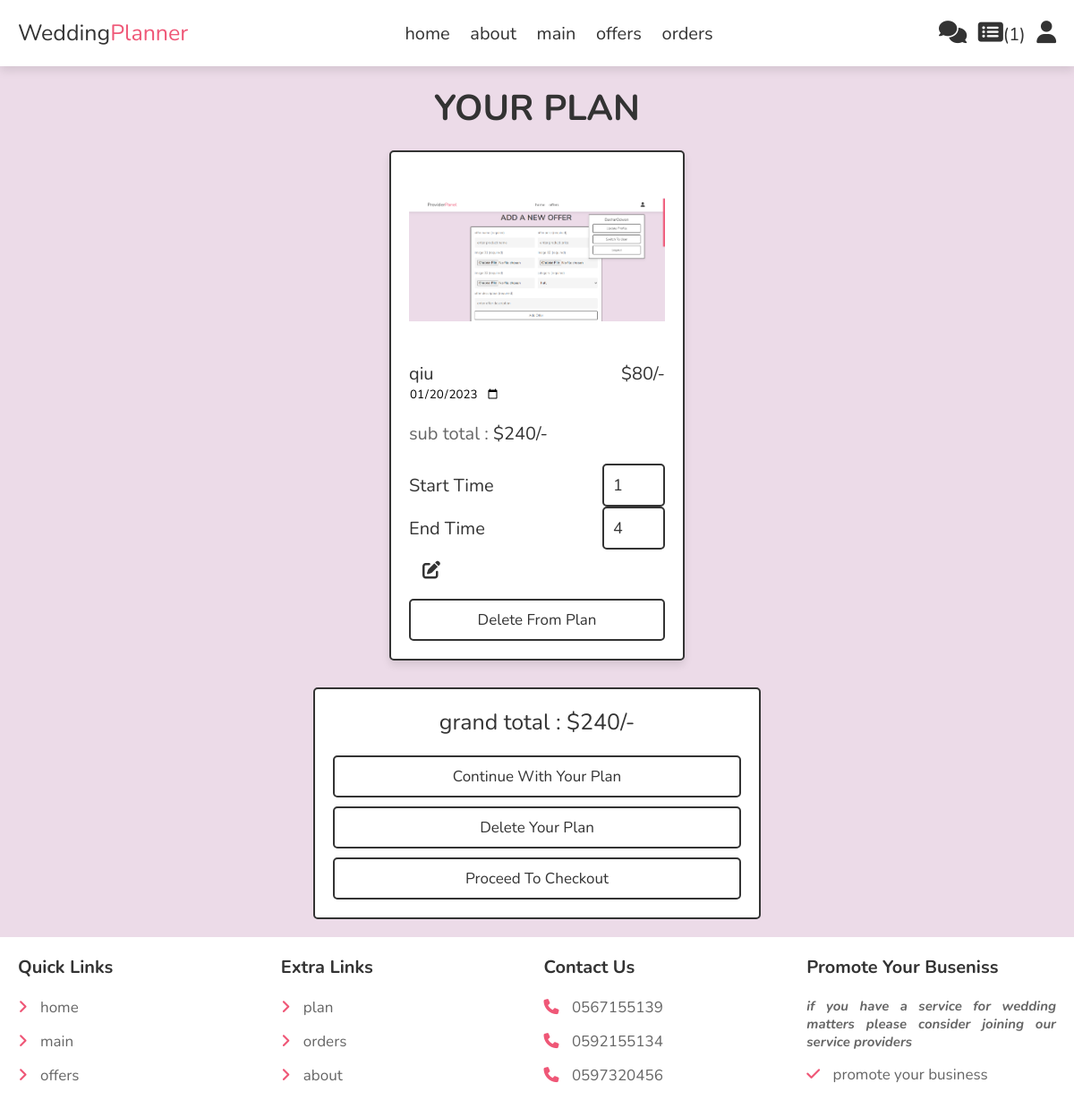
Screenshot of /plan.php (signed in) with the database file from the repository.
### tables this page shows
CREATE TABLE `plan` (
  `id` int(100) NOT NULL,
  `user_id` int(100) NOT NULL,
  `offer_id` int(100) NOT NULL,
  `name` varchar(100) NOT NULL,
  `price` int(10) NOT NULL,
  `quantity` int(10) DEFAULT NULL,
  `image` varchar(100) NOT NULL,
  `day` date DEFAULT NULL,
  `start_time` int(2) DEFAULT NULL,
  `end_time` int(2) DEFAULT NULL
);

### plan.php (the view, shortened to what this page needs)
<?php
include 'components/connect.php';
if(isset($_SESSION['user_id'])){
   $user_id = $_SESSION['user_id'];
}else{
   $user_id = '';
   header('location:login.php');
};
?>
<!DOCTYPE html>
<html lang="en">
<head>
   <link rel="stylesheet" href="https://cdnjs.cloudflare.com/ajax/libs/font-awesome/6.1.1/css/all.min.css">
   <link rel="stylesheet" href="style/style2.css">
</head>
<body>
<?php include 'components/header.php'; ?>
<section class="products shopping-cart">
   <h3 class="heading">Your plan</h3>
   <div class="box-container">
   <?php
      $grand_total = 0;
      $select_cart = $conn->prepare("SELECT * FROM `plan` WHERE user_id = ?");
      $select_cart->execute([$user_id]);
      if($select_cart->rowCount() > 0){
         while($fetch_cart = $select_cart->fetch(PDO::FETCH_ASSOC)){
   ?>
   <form action="" method="post" class="box">
      <img src="uploaded_images/<?= $fetch_cart['image']; ?>" alt="">
      <?php
      if($fetch_cart['quantity'] == Null){
      ?>
      <div class="flex">
      <div class="price"><?= $fetch_cart['name']; ?></div>
         <div class="name">$<?= $fetch_cart['price']; ?>/-</div>
      </div>
      <?php
      }
      if($fetch_cart['day'] != Null){
      ?>
      <input type="date" id="start" name="trip-start"
       value="<?php echo $fetch_cart['day'] ?>"
       min="<?php echo date('Y-m-d'); ?>" max="2030-12-31">
       <?php
       }
       ?>
      <div class="sub-total"> sub total : <span>$<?php if ( $fetch_cart['quantity']==NULL){ $sub_total = ($fetch_cart['price'] * ($fetch_cart['end_time'] - $fetch_cart['start_time']) ); }
      else $sub_total = ($fetch_cart['price'] * $fetch_cart['quantity']);
      echo $sub_total; ?>/-</span> </div>
      <?php
      if($fetch_cart['quantity'] == Null){
      ?>
      <div class="flex">
         <div class="price"><span>Start Time</span></div>
         <input type="number" name="start" class="qty" min="1" max="24" onkeypress="if(this.value.length == 2) return false;" value="<?= $fetch_cart['start_time']; ?>">
      </div>
      <div class="flex">
         <div class="price"><span>End Time</span></div>
         <input type="number" name="end" class="qty" min="1" max="24" onkeypress="if(this.value.length == 2) return false;" value="<?= $fetch_cart['end_time']; ?>">
      </div>
      <?php
       }
       ?>
      <button type="submit" class="fas fa-edit" name="update_qty"></button>
      <input type="submit" value="delete from plan" onclick="return confirm('delete this from plan?');" class="delete-btn" name="delete">
   </form>
   <?php
   $grand_total += $sub_total;
      }
   }else{
      echo '<p class="empty">your do not have a plan yet</p>';
   }
   ?>
   </div>
   <div class="cart-total">
      <p>grand total : <span>$<?= $grand_total; ?>/-</span></p>
      <a href="our_offers.php" class="option-btn">continue with your plan</a>
      <a href="plan.php?delete_all" class="delete-btn <?= ($grand_total > 1)?'':'disabled'; ?>" onclick="return confirm('start planing over?');">delete your plan</a>
      <a href="checkout.php" class="btn <?= ($grand_total > 1)?'':'disabled'; ?>">proceed to checkout</a>
   </div>
</section>
<?php include 'components/footer.php'; ?>
</body>
</html>

### style/style2.css (style rules this page uses)
:root { --main-color:#ef5777; --orange:#f39c12; --red:#e74c3c; --black:#333; --white:#fff; --light-color:#666; --light-bg:#eee; --border:.2rem solid var(--black); --transparent-white:rgba(255,255,255,.3); --box-shadow:0 .5rem 1rem rgba(0,0,0,.1); }
* { font-family: 'Nunito', sans-serif; margin:0; padding:0; box-sizing: border-box; outline: none; border:none; text-decoration: none; }
html { font-size: 62.5%; overflow-x: hidden; }
body { background-color: #ecdbe8; }
section { padding:2rem; max-width: 1200px; margin:0 auto; }
.heading { font-size: 4rem; color:var(--black); margin-bottom: 2rem; text-align: center; text-transform: uppercase; }
.btn, .delete-btn, .option-btn { display: block; width: 100%; margin-top: 1rem; border-radius: .5rem; padding:1rem 3rem; font-size: 1.7rem; text-transform: capitalize; cursor: pointer; text-align: center; border:var(--border); background: var(--transparent-white); color:var(--black); }
.btn { background-color: var(--transparent-white); }
.option-btn { background-color: var(--transparent-white); }
.delete-btn { background-color: var(--transparent-white); }
.products .box-container { display: grid; grid-template-columns: repeat(auto-fit, 33rem); gap:1.5rem; justify-content: center; align-items: flex-start; }
.products .box-container .box { position: relative; background-color: var(--white); box-shadow: var(--box-shadow); border-radius: .5rem; border:var(--border); padding:2rem; overflow: hidden; }
.products .box-container .box img { height: 20rem; width: 100%; object-fit: contain; margin-bottom: 1rem; }
.products .box-container .box .name { font-size: 2rem; color:var(--black); }
.products .box-container .box .flex { display: flex; align-items: center; gap:1rem; }
.products .box-container .box .flex .qty { width: 7rem; padding:1rem; border:var(--border); font-size: 1.8rem; color:var(--black); border-radius: .5rem; }
.products .box-container .box .flex .price { font-size: 2rem; color:var(--black); margin-right: auto; }
.shopping-cart .fa-edit { height: 4.5rem; border-radius: .5rem; background-color: var(--white); width: 5rem; font-size: 2rem; color:var(--black); cursor: pointer; }
.shopping-cart .sub-total { margin:2rem 0; font-size: 2rem; color:var(--light-color); }
.shopping-cart .sub-total span { color:var(--black); }
.cart-total { max-width: 50rem; margin:0 auto; margin-top: 3rem; background-color: var(--white); border:var(--border); border-radius: .5rem;; padding:2rem; text-align: center; }
.cart-total p { font-size: 2.5rem; color:var(--black); margin-bottom: 2rem; }
.cart-total p span { color:var(--black); }

### rows the page displays
plan: image (picture), name "qiu", price "80", trip-start "01/20/2023", sub_total "240", start "1", end "4"

### other values shown
$total_cart_counts "1"
$grand_total "240"
